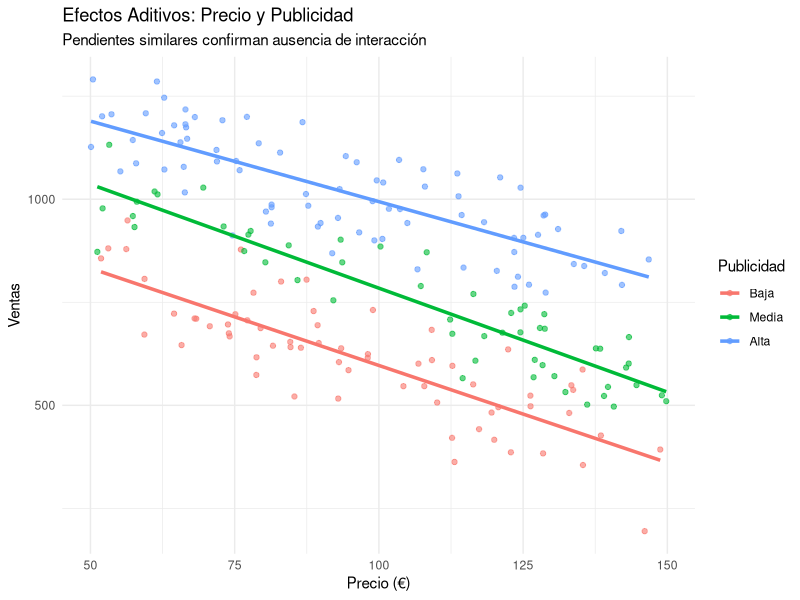
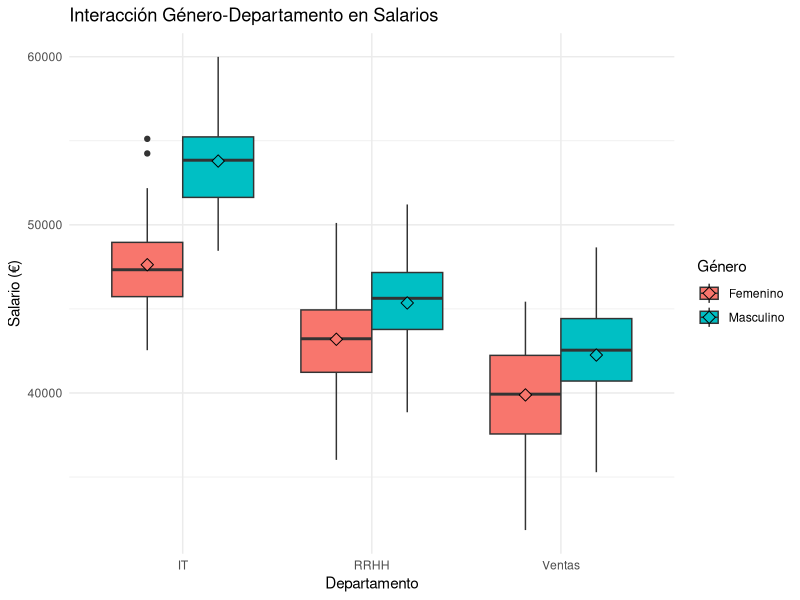
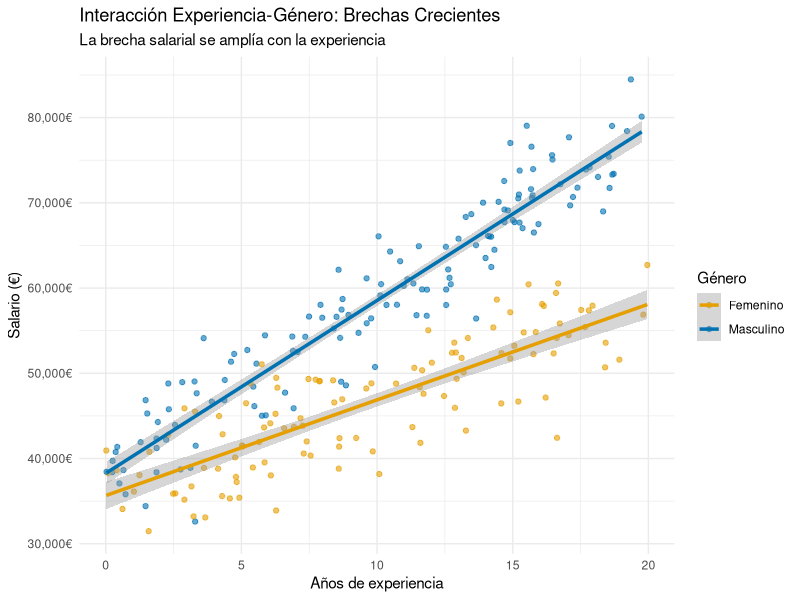
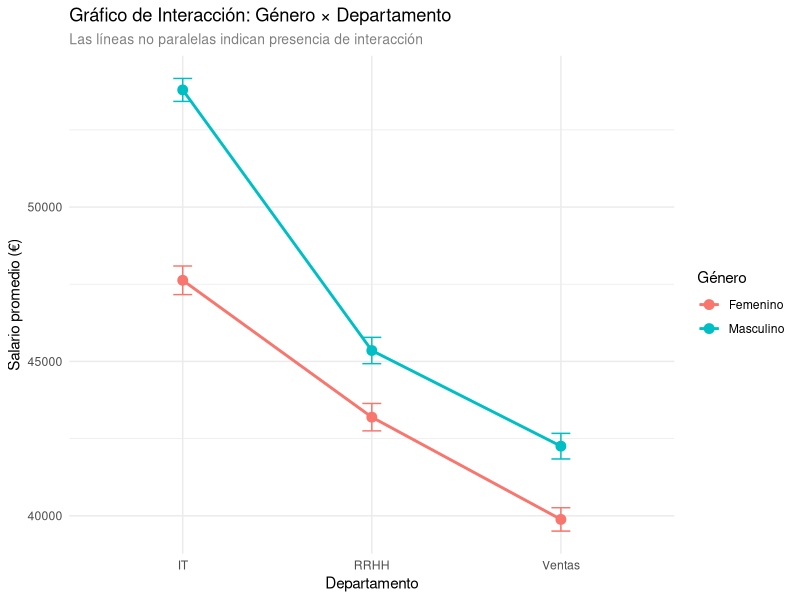

Here is the R script that generated these plots, in order:
## ---- chunk 1
# Generar datos de ejemplo con diferentes escalas
set.seed(123)
n <- 100

# Variable de ejemplo: Ingresos en miles de euros
ingresos <- rnorm(n, mean = 50, sd = 15)

# Aplicar diferentes transformaciones
ingresos_std <- scale(ingresos)[,1]  # Estandarización
ingresos_norm <- (ingresos - min(ingresos)) / (max(ingresos) - min(ingresos))  # Min-Max
ingresos_robust <- (ingresos - median(ingresos)) / IQR(ingresos)  # Robusto

# Crear tabla comparativa
library(knitr)
tabla_escalado <- data.frame(
  Método = c("Original", "Estandarización", "Min-Max", "Escalado Robusto"),
  Media = round(c(mean(ingresos), mean(ingresos_std), mean(ingresos_norm), median(ingresos_robust)), 3),
  Desviación = round(c(sd(ingresos), sd(ingresos_std), sd(ingresos_norm), mad(ingresos_robust)), 3),
  Mínimo = round(c(min(ingresos), min(ingresos_std), min(ingresos_norm), min(ingresos_robust)), 3),
  Máximo = round(c(max(ingresos), max(ingresos_std), max(ingresos_norm), max(ingresos_robust)), 3),
  Rango = round(c(
    max(ingresos) - min(ingresos),
    max(ingresos_std) - min(ingresos_std),
    max(ingresos_norm) - min(ingresos_norm),
    max(ingresos_robust) - min(ingresos_robust)
  ), 3)
)

kable(tabla_escalado, caption = "Comparación de métodos de escalado en variable Ingresos")
## ---- chunk 2
# Datos con outliers
set.seed(456)
datos_normales <- rnorm(95, 10, 2)
outliers <- c(25, 30, 35, 40, 45)
datos_outliers <- c(datos_normales, outliers)

# Aplicar diferentes métodos de escalado
std_clasica <- scale(datos_outliers)[,1]
norm_minmax <- (datos_outliers - min(datos_outliers)) / (max(datos_outliers) - min(datos_outliers))
escalado_robusto <- (datos_outliers - median(datos_outliers)) / IQR(datos_outliers)

# Crear tabla comparativa
library(knitr)
tabla_outliers <- data.frame(
  Método = c("Original", "Estandarización", "Min-Max", "Escalado Robusto"),
  Media_Mediana = round(c(mean(datos_outliers), mean(std_clasica), mean(norm_minmax), median(escalado_robusto)), 3),
  Desviación = round(c(sd(datos_outliers), sd(std_clasica), sd(norm_minmax), mad(escalado_robusto)), 3),
  Mínimo = round(c(min(datos_outliers), min(std_clasica), min(norm_minmax), min(escalado_robusto)), 3),
  Máximo = round(c(max(datos_outliers), max(std_clasica), max(norm_minmax), max(escalado_robusto)), 3),
  Q25_Q75 = c(
    paste(round(quantile(datos_outliers, c(0.25, 0.75)), 2), collapse = " - "),
    paste(round(quantile(std_clasica, c(0.25, 0.75)), 2), collapse = " - "),
    paste(round(quantile(norm_minmax, c(0.25, 0.75)), 2), collapse = " - "),
    paste(round(quantile(escalado_robusto, c(0.25, 0.75)), 2), collapse = " - ")
  )
)

kable(tabla_outliers, caption = "Comparación de métodos de escalado con outliers presentes")
## ---- chunk 3
# Crear datos de ejemplo
suppressPackageStartupMessages(library(caret))
datos <- data.frame(
  ID = 1:5,
  Color = c("Rojo", "Verde", "Azul", "Rojo", "Verde")
)
## ---- chunk 4
one_hot_completo <- model.matrix(~ Color - 1, data = datos)
one_hot_completo
## ---- chunk 5

one_hot_referencia <- model.matrix(~ Color, data = datos)[, -1]
one_hot_referencia
## ---- chunk 6
dummy_vars <- dummyVars(~ Color, data = datos, fullRank = TRUE)
one_hot_caret <- predict(dummy_vars, newdata = datos)
one_hot_caret
## ---- chunk 7
# Crear datos de ejemplo
datos <- data.frame(
  ID = 1:5,
  Satisfaccion = c("Muy Insatisfecho", "Insatisfecho", "Neutral", "Satisfecho", "Muy Satisfecho")
)

# Convertir en factor ordenado
datos$Satisfaccion_factor <- factor(datos$Satisfaccion, 
                                     levels = c("Muy Insatisfecho", "Insatisfecho", "Neutral", "Satisfecho", "Muy Satisfecho"), 
                                     ordered = TRUE)

# Codificación ordinal manual
datos$Satisfaccion_codificada <- as.numeric(datos$Satisfaccion_factor)

# Verificar la codificación
datos
## ---- chunk 8
# Simular variable respuesta correlacionada con el orden
set.seed(123)
datos$Puntuacion <- c(2, 4, 6, 8, 10) + rnorm(5, mean = 0, sd = 0.5)

# Modelo de regresión
modelo <- lm(Puntuacion ~ Satisfaccion_codificada, data = datos)
summary(modelo)
## ---- chunk 9
# Simulación: efecto de precio y publicidad en ventas
# con interacción (mayor publicidad reduce sensibilidad al precio)
set.seed(789)
n <- 200
precio <- runif(n, 50, 150)  # precio en euros
publicidad <- runif(n, 0, 10)  # gasto en publicidad (miles €)

# Efecto principal negativo del precio, positivo de publicidad
# Interacción: mayor publicidad reduce sensibilidad negativa al precio
ventas <- 1000 - 5*precio + 50*publicidad + 0.8*precio*publicidad/10 + 
          rnorm(n, 0, 50)

datos_inter <- data.frame(precio, publicidad, ventas)

# Modelo con interacción
modelo_interaccion <- lm(ventas ~ precio * publicidad, data = datos_inter)
summary(modelo_interaccion)
## ---- chunk 10
# Extraer coeficientes y p-valores para interpretación
coef_int <- coef(modelo_interaccion)
summary_model <- summary(modelo_interaccion)
p_valores <- summary_model$coefficients[, "Pr(>|t|)"]

# Crear tabla de interpretación de efectos
tabla_efectos <- data.frame(
  Nivel_Publicidad = c("0 (sin publicidad)", "5 (media)", "10 (alta)"),
  Efecto_Precio = c(
    round(coef_int[2], 2),
    round(coef_int[2] + 5*coef_int[4], 2),
    round(coef_int[2] + 10*coef_int[4], 2)
  )
)

kable(tabla_efectos, 
      caption = "Efecto del precio según el nivel de publicidad (hipotético)",
      col.names = c("Nivel de Publicidad", "Efecto del Precio (€/unidad)"))
## ---- chunk 11
# Visualización de la interacción
library(ggplot2)
# Crear grupos de publicidad para visualizar
datos_inter$pub_grupo <- cut(datos_inter$publicidad, 
                            breaks = 3, 
                            labels = c("Baja", "Media", "Alta"))

ggplot(datos_inter, aes(x = precio, y = ventas, color = pub_grupo)) +
  geom_point(alpha = 0.6) +
  geom_smooth(method = "lm", formula = y ~ x, se = FALSE, linewidth = 1.2) +
  labs(title = "Efectos Aditivos: Precio y Publicidad",
       subtitle = "Pendientes similares confirman ausencia de interacción",
       x = "Precio (€)", y = "Ventas", color = "Publicidad") +
  theme_minimal()
## ---- chunk 12
# Simulación: salarios por género y departamento con interacción
# (brecha salarial varía según departamento)
set.seed(456)
n <- 300

# Variables categóricas
genero <- sample(c("Masculino", "Femenino"), n, replace = TRUE)
departamento <- sample(c("Ventas", "IT", "RRHH"), n, replace = TRUE)

# Efectos principales y de interacción simulados
efecto_base <- 40000  # salario base
efecto_masculino <- ifelse(genero == "Masculino", 2000, 0)
efecto_it <- ifelse(departamento == "IT", 8000, 0)
efecto_rrhh <- ifelse(departamento == "RRHH", 3000, 0)

# Interacción: brecha de género mayor en IT
interaccion <- ifelse(genero == "Masculino" & departamento == "IT", 4000, 0)

salario <- efecto_base + efecto_masculino + efecto_it + efecto_rrhh + 
           interaccion + rnorm(n, 0, 3000)

datos_cat <- data.frame(genero, departamento, salario)

# Modelo con interacción
modelo_cat <- lm(salario ~ genero * departamento, data = datos_cat)
summary(modelo_cat)

# Medias por grupo para interpretar la interacción
medias_grupo <- aggregate(salario ~ genero + departamento, data = datos_cat, FUN = mean)
medias_grupo <- medias_grupo[order(medias_grupo$departamento, medias_grupo$genero), ]
kable(medias_grupo, caption = "Salario promedio por género y departamento")

# Visualización de la interacción
library(ggplot2)
ggplot(datos_cat, aes(x = departamento, y = salario, fill = genero)) +
  geom_boxplot(position = "dodge") +
  stat_summary(fun = mean, geom = "point", shape = 23, size = 3, 
               position = position_dodge(0.75)) +
  labs(title = "Interacción Género-Departamento en Salarios",
       x = "Departamento", y = "Salario (€)", fill = "Género") +
  theme_minimal()
## ---- chunk 13
# Simulación: efecto de experiencia en salario varía según género
set.seed(789)
n <- 250

experiencia <- runif(n, 0, 20)  # años de experiencia
genero <- sample(c("Femenino", "Masculino"), n, replace = TRUE)

# Efecto diferencial: pendiente de experiencia menor para mujeres
salario_base <- 35000
efecto_experiencia_hombres <- 2000  # €2000 por año para hombres
efecto_experiencia_mujeres <- 1200  # €1200 por año para mujeres (brecha creciente)
efecto_genero_base <- ifelse(genero == "Masculino", 3000, 0)

# Crear variable dummy para interacción
dummy_masculino <- ifelse(genero == "Masculino", 1, 0)

# Salario con interacción
salario <- salario_base + 
           efecto_experiencia_mujeres * experiencia +  # pendiente base (mujeres)
           efecto_genero_base * dummy_masculino +      # diferencia intercepto
           (efecto_experiencia_hombres - efecto_experiencia_mujeres) * experiencia * dummy_masculino +  # interacción
           rnorm(n, 0, 4000)

datos_mixta <- data.frame(experiencia, genero, salario, dummy_masculino)

# Modelo con interacción
modelo_mixta <- lm(salario ~ experiencia * genero, data = datos_mixta)
summary(modelo_mixta)
## ---- chunk 14
# Extraer coeficientes para interpretación
coef_mixta <- coef(modelo_mixta)

# Crear tabla de interpretación por género
tabla_genero <- data.frame(
  Parámetro = c("Intercepto (salario inicial)", "Pendiente (€ por año experiencia)"),
  Mujeres = c(
    paste0("€", format(round(coef_mixta[1], 0), big.mark = ",")),
    paste0("€", round(coef_mixta[2], 0))
  ),
  Hombres = c(
    paste0("€", format(round(coef_mixta[1] + coef_mixta[3], 0), big.mark = ",")),
    paste0("€", round(coef_mixta[2] + coef_mixta[4], 0))
  ),
  Diferencia = c(
    paste0("€", format(round(coef_mixta[3], 0), big.mark = ",")),
    paste0("€", round(coef_mixta[4], 0), " adicionales")
  )
)

kable(tabla_genero, 
      caption = "Comparación de parámetros del modelo por género")
## ---- chunk 15
# Visualización de líneas de regresión por grupo
ggplot(datos_mixta, aes(x = experiencia, y = salario, color = genero)) +
  geom_point(alpha = 0.6) +
  geom_smooth(method = "lm", formula = y ~ x, se = TRUE, linewidth = 1.2) +
  labs(title = "Interacción Experiencia-Género: Brechas Crecientes",
       subtitle = "La brecha salarial se amplía con la experiencia",
       x = "Años de experiencia", y = "Salario (€)", color = "Género") +
  theme_minimal() +
  scale_color_manual(values = c("Femenino" = "#E69F00", "Masculino" = "#0072B2")) +
  scale_y_continuous(labels = scales::comma_format(suffix = "€"))
## ---- chunk 16
# Usar datos del ejemplo anterior de género-departamento
suppressPackageStartupMessages(library(ggplot2))
suppressPackageStartupMessages(library(dplyr))

# Calcular medias y errores estándar por grupo para el gráfico
medias_se <- datos_cat %>%
  group_by(genero, departamento) %>%
  summarise(
    media = mean(salario),
    se = sd(salario) / sqrt(n()),
    .groups = "drop"
  )

# Mostrar los datos calculados
kable(medias_se, caption = "Medias y errores estándar por grupo")
## ---- chunk 17
# Gráfico de interacción estilo clásico
ggplot(medias_se, aes(x = departamento, y = media, color = genero, group = genero)) +
  geom_point(size = 3) +
  geom_line(linewidth = 1) +
  geom_errorbar(aes(ymin = media - se, ymax = media + se), width = 0.1) +
  labs(title = "Gráfico de Interacción: Género × Departamento",
       subtitle = "Las líneas no paralelas indican presencia de interacción",
       x = "Departamento", y = "Salario promedio (€)", color = "Género") +
  theme_minimal() +
  theme(plot.subtitle = element_text(size = 10, color = "gray50"))
